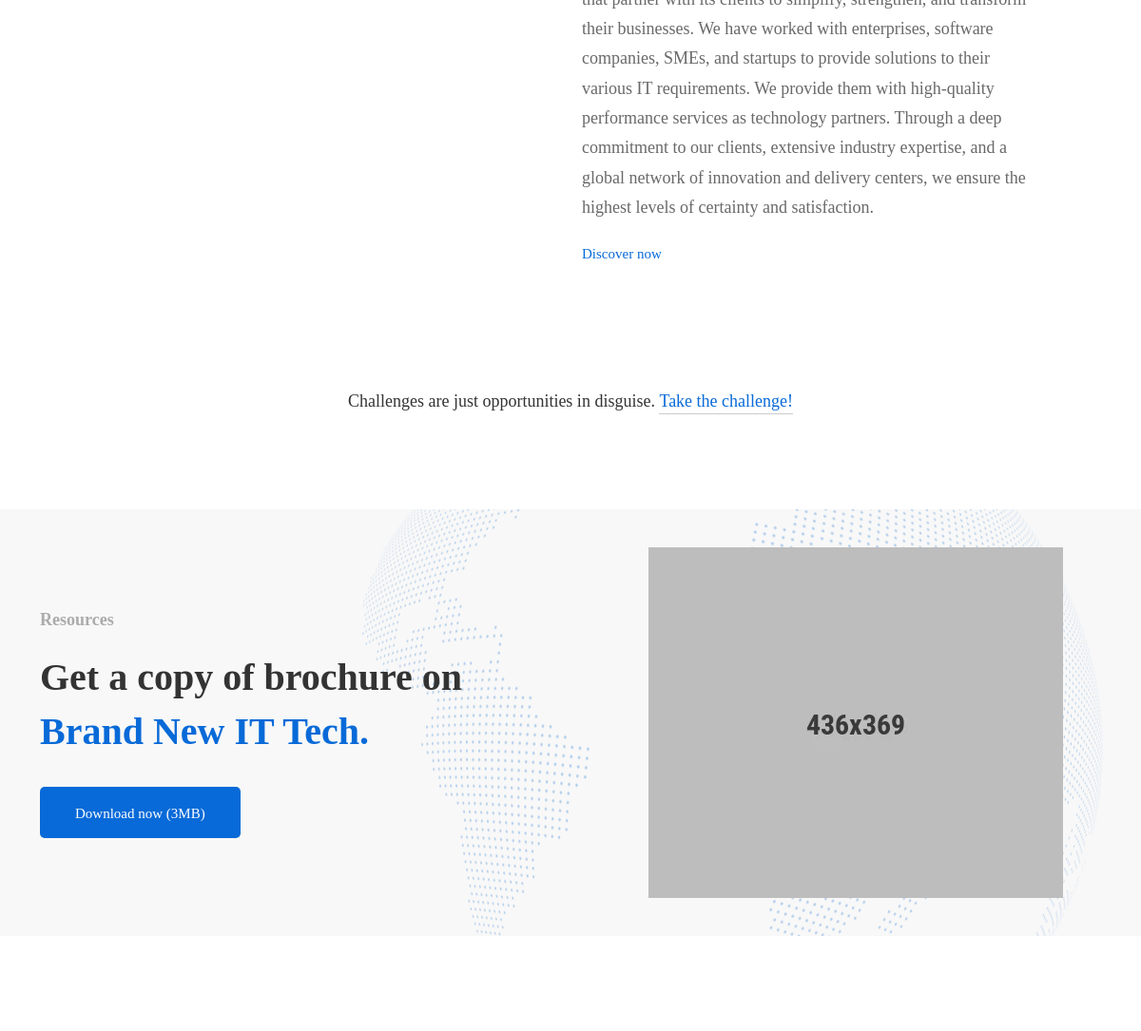
Page /about_us/ (middle part) on the earlier database version.
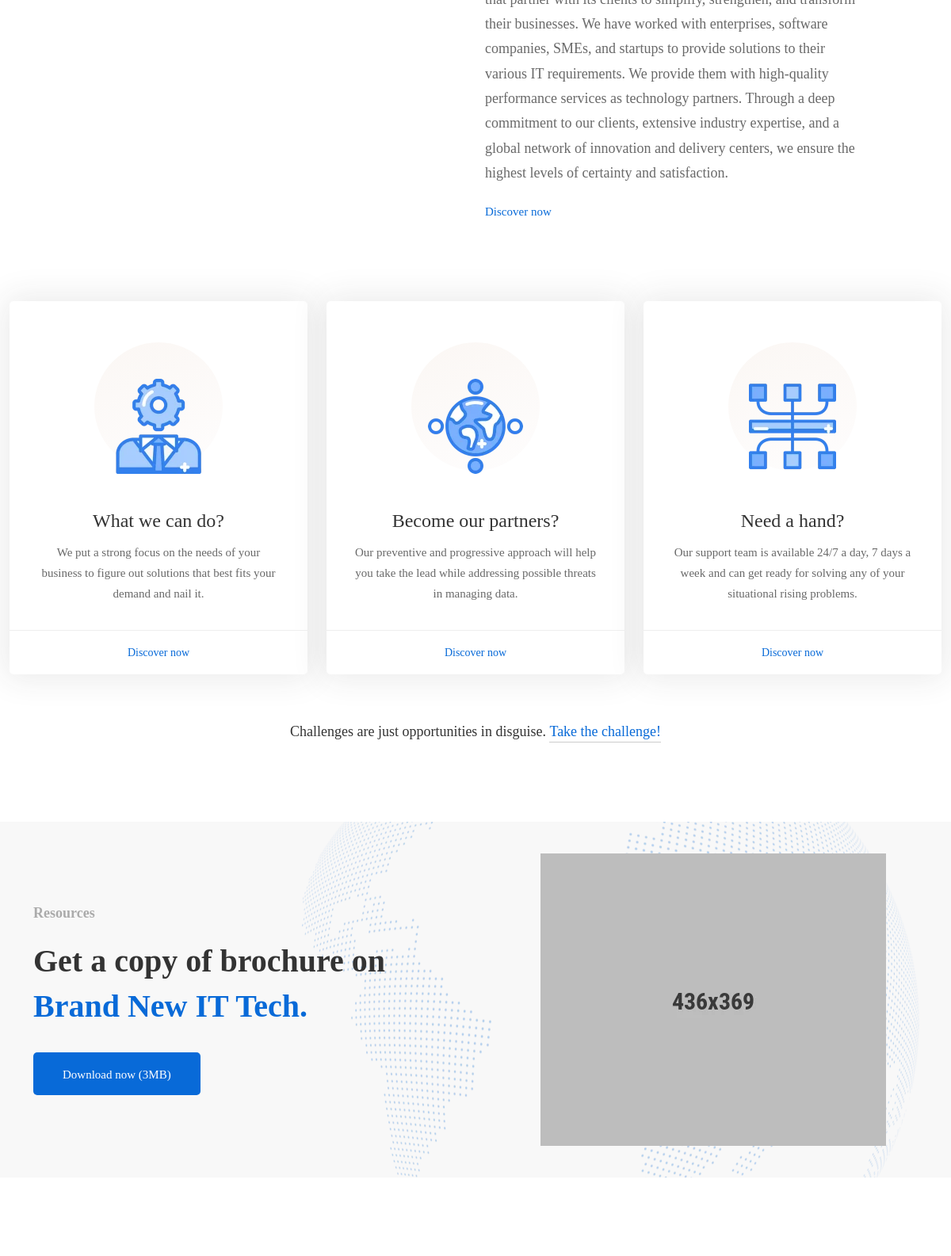
Same page on the later database version.
### app/models.py (models this page shows, shortened)
class BoxIcon(models.Model):
    image = models.FileField(upload_to='boxes/gallery', blank=True, null=True)
    heading = models.CharField(max_length=200, null=False, blank=False)
    text = models.TextField(null=True, blank=True)
    page = models.CharField(max_length=100, null=False, blank=False) #for box, largebox, service, aboutusstory and features
    class Meta:
        verbose_name = "Box Icon"
        verbose_name_plural = "Box Icons"

### app/views.py (the view)
# urls.py: path('about_us/', AboutUs.as_view(), name='about_us'),
class AboutUs(TemplateView):
    template_name = 'about-us-01.html'
    def get_context_data(self, **kwargs):
        context = super().get_context_data(**kwargs)
        slider = Slider.objects.filter(page='aboutus').first()
        aboutusstory = BoxIcon.objects.filter(page='aboutusstory')
        aboutussolution = AboutUsSolution.objects.all()
        aboutusfunfact = {} # AboutUsFunFact.objects.all()
        aboutustestimonial = {} #AboutUsTestimonial.objects.all()
        aboutusbrand = {} # AboutUsBrand.objects.all()
        context.update({
            'slider':slider,
            'aboutusstory':aboutusstory,
            'aboutussolution':aboutussolution,
            'aboutusfunfact':aboutusfunfact,
            'aboutustestimonial':aboutustestimonial,
            'aboutusbrand':aboutusbrand
        })
        return context

### app/templates/about-us-01.html (shortened to what the changed rows need)
{% extends "my/base.html" %}
{% load static %}
{% block body %}
    <div id="main-wrapper">
        <div class="site-wrapper-reveal">
            <div class="feature-large-images-wrapper section-space--ptb_100">
                <div class="container">
                    <div class="row">
                        <div class="col-12">
                            <div class="feature-images__six">
                                <div class="row">
                                    {% for story in aboutusstory %}
                                    <div class="col-lg-4 col-md-6 wow move-up">
                                        <div class="ht-box-images style-06">
                                            <div class="image-box-wrap">
                                                <div class="box-image">
                                                    <div class="default-image">
                                                        <img class="img-fulid" src="/media/{{ story.image }}" alt="">
                                                    </div>
                                                </div>
                                                <div class="content">
                                                    <h5 class="heading">{{ story.heading }}</h5>
                                                    <div class="text">{{ story.text }}
                                                    </div>
                                                    <a href="#" class="box-images-arrow">
                                                        <span class="button-text">Discover now</span>
                                                    </a>
                                                </div>
                                            </div>
                                        </div>
                                    </div>
                                    {% endfor %}
                                </div>
                            </div>
                        </div>
                    </div>
                </div>
            </div>
        </div>
</body>
{% endblock body %}

Differences in the rows shown:
added BoxIcon: image (picture), heading "What we can do?", text "We put a strong focus on the needs of your business to figure out solutions that best fits your demand and nail it."
added BoxIcon: image (picture), heading "Become our partners?", text "Our preventive and progressive approach will help you take the lead while addressing possible threats in managing data."
added BoxIcon: image (picture), heading "Need a hand?", text "Our support team is available 24/7 a day, 7 days a week and can get ready for solving any of your situational rising problems."
